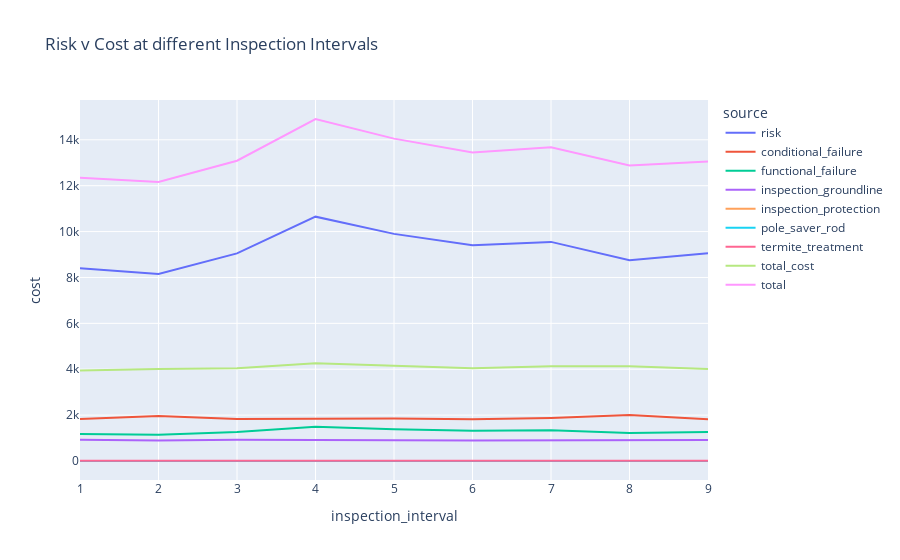

Notebook cell for this chart:
### Markdown cell above
Using

### Code cell
def update_inspection_interval_figure():
    
    df = expected_inspection_interval(lower=1, upper=10, n_iterations=1000)
    df_plot = df.melt(id_vars='inspection_interval', var_name = 'source', value_name='cost')
    fig = px.line(df_plot, x="inspection_interval", y="cost", color='source', title='Risk v Cost at different Inspection Intervals')
    return fig

clear_output(True)
update_inspection_interval_figure().show()

### Figure 1 — Plotly figure (JSON) as saved in the notebook; plotly's stock layout.template omitted (floating-point values rounded to 4 significant figures)
{"data": [{"hovertemplate": "source=risk<br>inspection_interval=%{x}<br>cost=%{y}<extra></extra>", "legendgroup": "risk", "line": {"color": "#636efa", "dash": "solid"}, "mode": "lines", "name": "risk", "orientation": "v", "showlegend": true, "type": "scatter", "x": [1, 2, 3, 4, 5, 6, 7, 8, 9], "xaxis": "x", "y": [8400, 8150, 9050, 10650, 9900, 9400, 9550, 8750, 9050], "yaxis": "y"}, {"hovertemplate": "source=conditional_failure<br>inspection_interval=%{x}<br>cost=%{y}<extra></extra>", "legendgroup": "conditional_failure", "line": {"color": "#EF553B", "dash": "solid"}, "mode": "lines", "name": "conditional_failure", "orientation": "v", "showlegend": true, "type": "scatter", "x": [1, 2, 3, 4, 5, 6, 7, 8, 9], "xaxis": "x", "y": [1827, 1960, 1834, 1855, 1848, 1824.0, 1876, 2002, 1816.0], "yaxis": "y"}, {"hovertemplate": "source=functional_failure<br>inspection_interval=%{x}<br>cost=%{y}<extra></extra>", "legendgroup": "functional_failure", "line": {"color": "#00cc96", "dash": "solid"}, "mode": "lines", "name": "functional_failure", "orientation": "v", "showlegend": true, "type": "scatter", "x": [1, 2, 3, 4, 5, 6, 7, 8, 9], "xaxis": "x", "y": [1176, 1141, 1267, 1491, 1386, 1316, 1337, 1225, 1267], "yaxis": "y"}, {"hovertemplate": "source=inspection_groundline<br>inspection_interval=%{x}<br>cost=%{y}<extra></extra>", "legendgroup": "inspection_groundline", "line": {"color": "#ab63fa", "dash": "solid"}, "mode": "lines", "name": "inspection_groundline", "orientation": "v", "showlegend": true, "type": "scatter", "x": [1, 2, 3, 4, 5, 6, 7, 8, 9], "xaxis": "x", "y": [929.8, 894.2, 923.1, 898.6, 904.5, 893.4, 898.1, 895.1, 910.4], "yaxis": "y"}, {"hovertemplate": "source=inspection_protection<br>inspection_interval=%{x}<br>cost=%{y}<extra></extra>", "legendgroup": "inspection_protection", "line": {"color": "#FFA15A", "dash": "solid"}, "mode": "lines", "name": "inspection_protection", "orientation": "v", "showlegend": true, "type": "scatter", "x": [1, 2, 3, 4, 5, 6, 7, 8, 9], "xaxis": "x", "y": [0, 0, 0, 0, 0, 0, 0, 0, 0], "yaxis": "y"}, {"hovertemplate": "source=pole_saver_rod<br>inspection_interval=%{x}<br>cost=%{y}<extra></extra>", "legendgroup": "pole_saver_rod", "line": {"color": "#19d3f3", "dash": "solid"}, "mode": "lines", "name": "pole_saver_rod", "orientation": "v", "showlegend": true, "type": "scatter", "x": [1, 2, 3, 4, 5, 6, 7, 8, 9], "xaxis": "x", "y": [0, 0, 0, 0, 0, 0, 0, 0, 0], "yaxis": "y"}, {"hovertemplate": "source=termite_treatment<br>inspection_interval=%{x}<br>cost=%{y}<extra></extra>", "legendgroup": "termite_treatment", "line": {"color": "#FF6692", "dash": "solid"}, "mode": "lines", "name": "termite_treatment", "orientation": "v", "showlegend": true, "type": "scatter", "x": [1, 2, 3, 4, 5, 6, 7, 8, 9], "xaxis": "x", "y": [10.6, 13.4, 13.7, 12.4, 12.7, 11.7, 14.1, 12.5, 11.7], "yaxis": "y"}, {"hovertemplate": "source=total_cost<br>inspection_interval=%{x}<br>cost=%{y}<extra></extra>", "legendgroup": "total_cost", "line": {"color": "#B6E880", "dash": "solid"}, "mode": "lines", "name": "total_cost", "orientation": "v", "showlegend": true, "type": "scatter", "x": [1, 2, 3, 4, 5, 6, 7, 8, 9], "xaxis": "x", "y": [3943.0, 4009.0, 4038.0, 4257.0, 4151.0, 4045.0, 4125.0, 4135.0, 4006.0], "yaxis": "y"}, {"hovertemplate": "source=total<br>inspection_interval=%{x}<br>cost=%{y}<extra></extra>", "legendgroup": "total", "line": {"color": "#FF97FF", "dash": "solid"}, "mode": "lines", "name": "total", "orientation": "v", "showlegend": true, "type": "scatter", "x": [1, 2, 3, 4, 5, 6, 7, 8, 9], "xaxis": "x", "y": [12340.0, 12160.0, 13090.0, 14910.0, 14050.0, 13440.0, 13680.0, 12880.0, 13060.0], "yaxis": "y"}], "layout": {"legend": {"title": {"text": "source"}, "tracegroupgap": 0}, "title": {"text": "Risk v Cost at different Inspection Intervals"}, "xaxis": {"anchor": "y", "domain": [0, 1], "title": {"text": "inspection_interval"}}, "yaxis": {"anchor": "x", "domain": [0, 1], "title": {"text": "cost"}}}}
